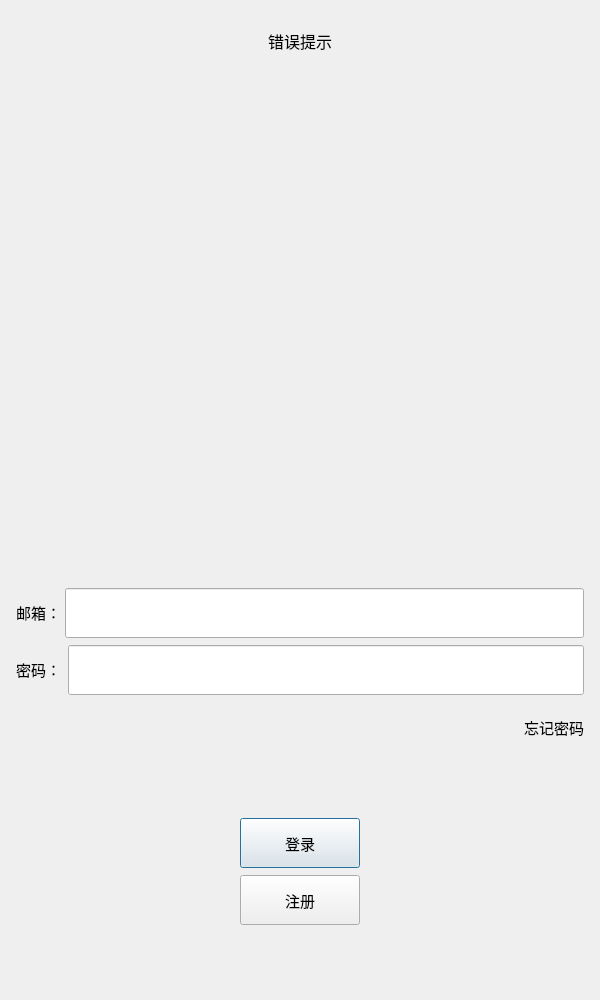
<?xml version="1.0" encoding="UTF-8"?>
<ui version="4.0">
 <class>LoginDialog</class>
 <widget class="QDialog" name="LoginDialog">
  <property name="geometry">
   <rect>
    <x>0</x>
    <y>0</y>
    <width>600</width>
    <height>1000</height>
   </rect>
  </property>
  <property name="minimumSize">
   <size>
    <width>600</width>
    <height>1000</height>
   </size>
  </property>
  <property name="maximumSize">
   <size>
    <width>600</width>
    <height>1000</height>
   </size>
  </property>
  <property name="windowTitle">
   <string>Dialog</string>
  </property>
  <layout class="QVBoxLayout" name="verticalLayout_2">
   <item>
    <layout class="QVBoxLayout" name="verticalLayout">
     <property name="spacing">
      <number>7</number>
     </property>
     <property name="leftMargin">
      <number>5</number>
     </property>
     <property name="topMargin">
      <number>5</number>
     </property>
     <property name="rightMargin">
      <number>5</number>
     </property>
     <property name="bottomMargin">
      <number>5</number>
     </property>
     <item>
      <widget class="QLabel" name="err_tip">
       <property name="minimumSize">
        <size>
         <width>0</width>
         <height>50</height>
        </size>
       </property>
       <property name="maximumSize">
        <size>
         <width>16777215</width>
         <height>50</height>
        </size>
       </property>
       <property name="font">
        <font>
         <family>Arial</family>
         <pointsize>12</pointsize>
        </font>
       </property>
       <property name="text">
        <string>错误提示</string>
       </property>
       <property name="alignment">
        <set>Qt::AlignCenter</set>
       </property>
      </widget>
     </item>
     <item>
      <widget class="QWidget" name="widget" native="true">
       <layout class="QGridLayout" name="gridLayout">
        <item row="1" column="0">
         <spacer name="verticalSpacer">
          <property name="orientation">
           <enum>Qt::Vertical</enum>
          </property>
          <property name="sizeHint" stdset="0">
           <size>
            <width>20</width>
            <height>40</height>
           </size>
          </property>
         </spacer>
        </item>
        <item row="0" column="0">
         <widget class="QLabel" name="head_label">
          <property name="minimumSize">
           <size>
            <width>450</width>
            <height>450</height>
           </size>
          </property>
          <property name="maximumSize">
           <size>
            <width>450</width>
            <height>450</height>
           </size>
          </property>
          <property name="text">
           <string/>
          </property>
          <property name="pixmap">
           <pixmap resource="rc.qrc">:/res/rc(1).png</pixmap>
          </property>
          <property name="alignment">
           <set>Qt::AlignCenter</set>
          </property>
         </widget>
        </item>
       </layout>
      </widget>
     </item>
     <item>
      <layout class="QHBoxLayout" name="horizontalLayout" stretch="0,0">
       <property name="spacing">
        <number>4</number>
       </property>
       <property name="leftMargin">
        <number>0</number>
       </property>
       <property name="topMargin">
        <number>0</number>
       </property>
       <property name="rightMargin">
        <number>0</number>
       </property>
       <property name="bottomMargin">
        <number>0</number>
       </property>
       <item>
        <widget class="QLabel" name="email_label">
         <property name="minimumSize">
          <size>
           <width>0</width>
           <height>25</height>
          </size>
         </property>
         <property name="maximumSize">
          <size>
           <width>16777215</width>
           <height>25</height>
          </size>
         </property>
         <property name="font">
          <font>
           <family>Agency FB</family>
           <pointsize>11</pointsize>
          </font>
         </property>
         <property name="text">
          <string>邮箱：</string>
         </property>
        </widget>
       </item>
       <item>
        <widget class="QLineEdit" name="email_edit">
         <property name="minimumSize">
          <size>
           <width>0</width>
           <height>50</height>
          </size>
         </property>
         <property name="maximumSize">
          <size>
           <width>16777215</width>
           <height>50</height>
          </size>
         </property>
         <property name="font">
          <font>
           <family>Arial</family>
           <pointsize>12</pointsize>
          </font>
         </property>
        </widget>
       </item>
      </layout>
     </item>
     <item>
      <layout class="QHBoxLayout" name="horizontalLayout_2">
       <item>
        <widget class="QLabel" name="pass_label">
         <property name="minimumSize">
          <size>
           <width>0</width>
           <height>25</height>
          </size>
         </property>
         <property name="maximumSize">
          <size>
           <width>16777215</width>
           <height>25</height>
          </size>
         </property>
         <property name="font">
          <font>
           <family>Agency FB</family>
           <pointsize>11</pointsize>
          </font>
         </property>
         <property name="text">
          <string>密码：</string>
         </property>
        </widget>
       </item>
       <item>
        <widget class="QLineEdit" name="pass_edit">
         <property name="minimumSize">
          <size>
           <width>0</width>
           <height>50</height>
          </size>
         </property>
         <property name="maximumSize">
          <size>
           <width>16777215</width>
           <height>50</height>
          </size>
         </property>
         <property name="font">
          <font>
           <family>Arial</family>
           <pointsize>12</pointsize>
          </font>
         </property>
        </widget>
       </item>
      </layout>
     </item>
     <item>
      <layout class="QHBoxLayout" name="horizontalLayout_3">
       <item>
        <spacer name="horizontalSpacer">
         <property name="orientation">
          <enum>Qt::Horizontal</enum>
         </property>
         <property name="sizeHint" stdset="0">
          <size>
           <width>40</width>
           <height>20</height>
          </size>
         </property>
        </spacer>
       </item>
       <item>
        <widget class="ClickedLabel" name="forget_label">
         <property name="minimumSize">
          <size>
           <width>0</width>
           <height>50</height>
          </size>
         </property>
         <property name="maximumSize">
          <size>
           <width>16777215</width>
           <height>50</height>
          </size>
         </property>
         <property name="font">
          <font>
           <family>Agency FB</family>
           <pointsize>11</pointsize>
          </font>
         </property>
         <property name="text">
          <string>忘记密码</string>
         </property>
        </widget>
       </item>
      </layout>
     </item>
     <item>
      <spacer name="verticalSpacer_2">
       <property name="orientation">
        <enum>Qt::Vertical</enum>
       </property>
       <property name="sizeHint" stdset="0">
        <size>
         <width>20</width>
         <height>40</height>
        </size>
       </property>
      </spacer>
     </item>
     <item>
      <layout class="QHBoxLayout" name="horizontalLayout_4">
       <item>
        <spacer name="horizontalSpacer_2">
         <property name="orientation">
          <enum>Qt::Horizontal</enum>
         </property>
         <property name="sizeHint" stdset="0">
          <size>
           <width>40</width>
           <height>20</height>
          </size>
         </property>
        </spacer>
       </item>
       <item>
        <widget class="QPushButton" name="login_btn">
         <property name="minimumSize">
          <size>
           <width>120</width>
           <height>50</height>
          </size>
         </property>
         <property name="maximumSize">
          <size>
           <width>16777215</width>
           <height>50</height>
          </size>
         </property>
         <property name="font">
          <font>
           <family>Agency FB</family>
           <pointsize>11</pointsize>
          </font>
         </property>
         <property name="text">
          <string>登录</string>
         </property>
        </widget>
       </item>
       <item>
        <spacer name="horizontalSpacer_3">
         <property name="orientation">
          <enum>Qt::Horizontal</enum>
         </property>
         <property name="sizeHint" stdset="0">
          <size>
           <width>40</width>
           <height>20</height>
          </size>
         </property>
        </spacer>
       </item>
      </layout>
     </item>
     <item>
      <layout class="QHBoxLayout" name="horizontalLayout_5">
       <item>
        <spacer name="horizontalSpacer_4">
         <property name="orientation">
          <enum>Qt::Horizontal</enum>
         </property>
         <property name="sizeHint" stdset="0">
          <size>
           <width>40</width>
           <height>20</height>
          </size>
         </property>
        </spacer>
       </item>
       <item>
        <widget class="QPushButton" name="reg_btn">
         <property name="minimumSize">
          <size>
           <width>120</width>
           <height>50</height>
          </size>
         </property>
         <property name="maximumSize">
          <size>
           <width>16777215</width>
           <height>50</height>
          </size>
         </property>
         <property name="font">
          <font>
           <family>Agency FB</family>
           <pointsize>11</pointsize>
          </font>
         </property>
         <property name="text">
          <string>注册</string>
         </property>
        </widget>
       </item>
       <item>
        <spacer name="horizontalSpacer_5">
         <property name="orientation">
          <enum>Qt::Horizontal</enum>
         </property>
         <property name="sizeHint" stdset="0">
          <size>
           <width>40</width>
           <height>20</height>
          </size>
         </property>
        </spacer>
       </item>
      </layout>
     </item>
     <item>
      <spacer name="verticalSpacer_3">
       <property name="orientation">
        <enum>Qt::Vertical</enum>
       </property>
       <property name="sizeHint" stdset="0">
        <size>
         <width>20</width>
         <height>40</height>
        </size>
       </property>
      </spacer>
     </item>
    </layout>
   </item>
  </layout>
 </widget>
 <customwidgets>
  <customwidget>
   <class>ClickedLabel</class>
   <extends>QLabel</extends>
   <header>clickedlabel.h</header>
  </customwidget>
 </customwidgets>
 <resources>
  <include location="rc.qrc"/>
 </resources>
 <connections/>
</ui>
